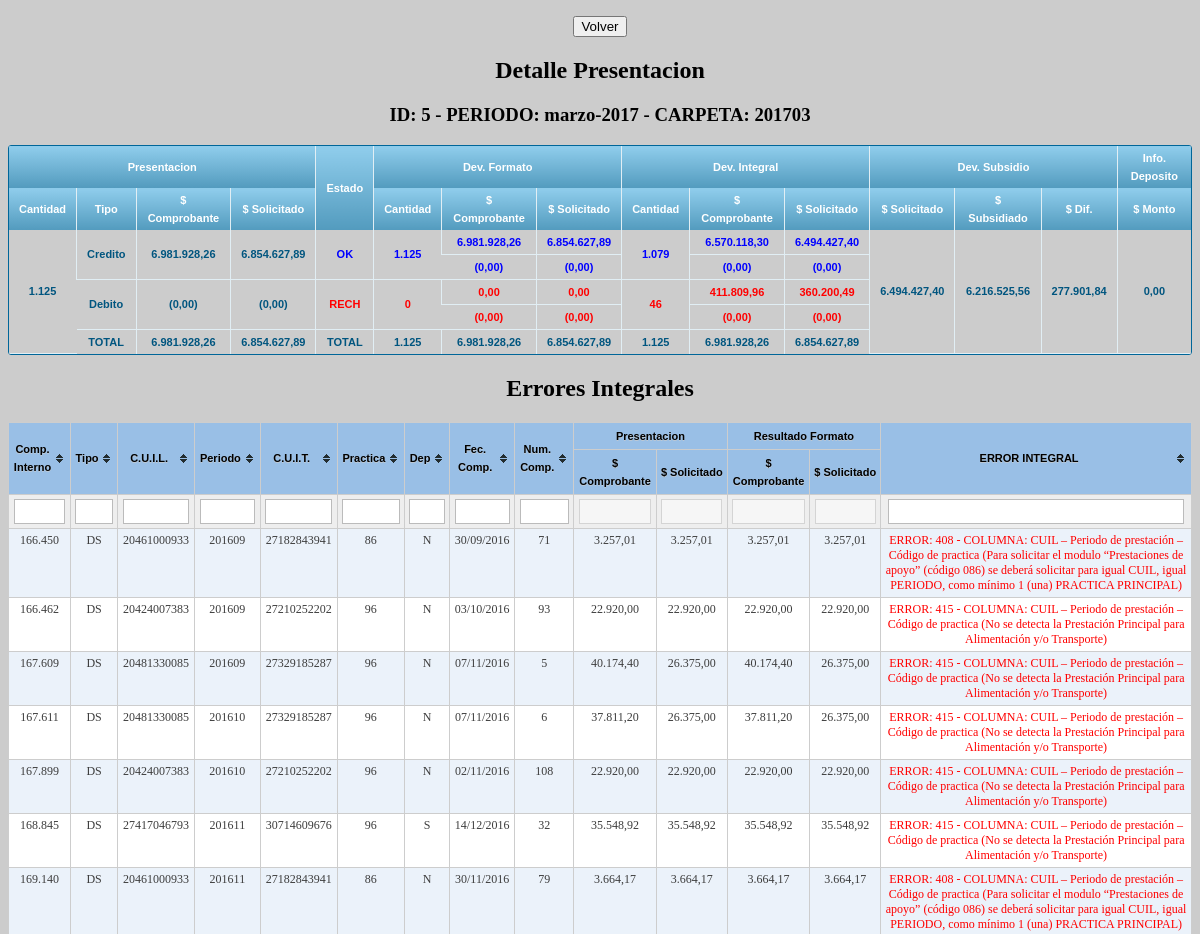
The page /presentacion.erroresintegral.php?id=5 (signed in, upper part) on the database as committed earlier.
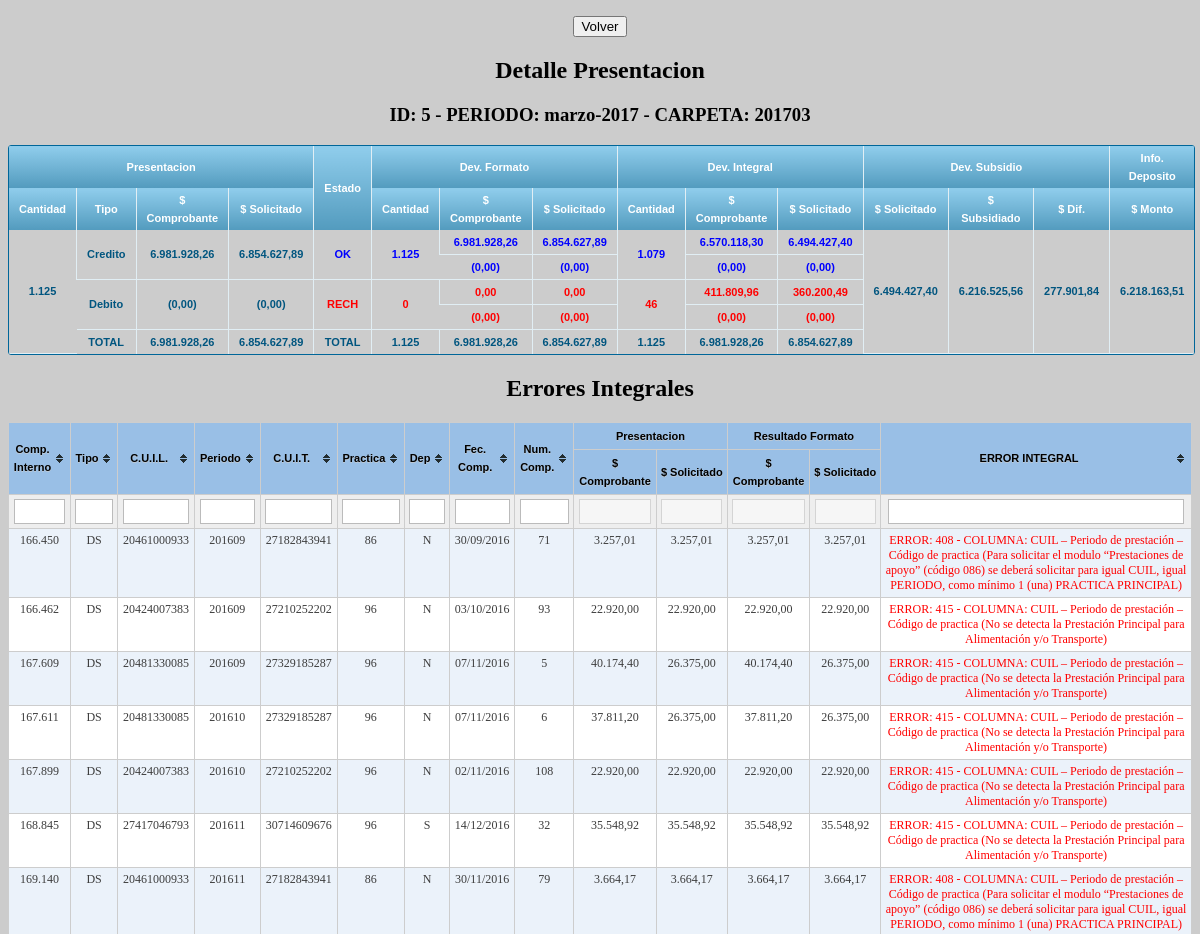
The same page on the database as committed later.
### tables this page shows
CREATE TABLE IF NOT EXISTS `presentacion` (
  `id` int(4) NOT NULL AUTO_INCREMENT,
  `idcronograma` int(3) NOT NULL,
  `fechapresentacion` date DEFAULT NULL,
  `fechacancelacion` date DEFAULT NULL,
  `motivocancelacion` text,
  `cantfactura` int(6) NOT NULL,
  `impcomprobantes` decimal(15,2) NOT NULL,
  `impsolicitado` decimal(15,2) NOT NULL,
  `impcomprobantesd` decimal(15,2) NOT NULL,
  `impsolicitadod` decimal(15,2) NOT NULL,
  `fechadeposito` date DEFAULT NULL,
  `montodepositado` decimal(15,2) DEFAULT NULL,
  PRIMARY KEY (`id`)
);

CREATE TABLE IF NOT EXISTS `cronograma` (
  `id` int(3) NOT NULL AUTO_INCREMENT,
  `periodo` varchar(100) NOT NULL,
  `carpeta` varchar(6) NOT NULL,
  `fechacierre` date NOT NULL,
  `periodosincluidos` varchar(50) NOT NULL,
  PRIMARY KEY (`id`)
);

CREATE TABLE IF NOT EXISTS `presentacionformato` (
  `id` int(4) NOT NULL,
  `fechadevformato` date NOT NULL,
  `cantformatook` int(6) NOT NULL,
  `impcomprobantesformatook` decimal(15,2) NOT NULL,
  `impsolicitadoformatook` decimal(15,2) NOT NULL,
  `impcomprobantesformatodok` decimal(15,2) NOT NULL,
  `impsolicitadoformatodok` decimal(15,2) NOT NULL,
  `cantformatonok` int(6) NOT NULL,
  `impcomprobantesformatonok` decimal(15,2) NOT NULL,
  `impsolicitadoformatonok` decimal(15,2) NOT NULL,
  `impcomprobantesformatodnok` decimal(15,2) NOT NULL,
  `impsolicitadoformatodnok` decimal(15,2) NOT NULL,
  PRIMARY KEY (`id`)
);

CREATE TABLE IF NOT EXISTS `presentacionintegral` (
  `id` int(4) NOT NULL,
  `fechaintegral` date NOT NULL,
  `cantintegralok` int(6) NOT NULL,
  `impcomprobantesintegralok` decimal(15,2) NOT NULL,
  `impsolicitadointegralok` decimal(15,2) NOT NULL,
  `impcomprobantesintegraldok` decimal(15,2) NOT NULL,
  `impsolicitadointegraldok` decimal(15,2) NOT NULL,
  `cantintegralnok` int(6) NOT NULL,
  `impcomprobantesintegralnok` decimal(15,2) NOT NULL,
  `impsolicitadointegralnok` decimal(15,2) NOT NULL,
  `impcomprobantesintegraldnok` decimal(15,2) NOT NULL,
  `impsolicitadointegraldnok` decimal(15,2) NOT NULL,
  PRIMARY KEY (`id`)
);

CREATE TABLE IF NOT EXISTS `presentacionsubsidio` (
  `id` int(4) NOT NULL,
  `fechasubsidio` date NOT NULL,
  `numliquidacion` varchar(11) NOT NULL,
  `impsolicitadosubsidio` decimal(15,2) NOT NULL,
  `montosubsidio` decimal(15,2) NOT NULL,
  PRIMARY KEY (`id`)
);

### presentacion.erroresintegral.php (the view, shortened to what the changed rows need)
<?php
$idPresentacion = $_GET['id'];
?>
<!DOCTYPE html PUBLIC "-//W3C//DTD XHTML 1.0 Transitional//EN" "http://www.w3.org/TR/xhtml1/DTD/xhtml1-transitional.dtd">
<html xmlns="http://www.w3.org/1999/xhtml">
<head>
<link rel="stylesheet" href="css/tablas.css"/>
<link rel="stylesheet" href="include/jquery.tablesorter/themes/theme.blue.css"/>
</head>
<body bgcolor="#CCCCCC">
	<div align="center">
	 	<p><input class="nover" type="button" name="volver" value="Volver" onClick="location.href = 'presentacion.php'" /></p>
	 	<?php include_once("include/detalle.php")?>
	 	<h2>Errores Integrales</h2>
			 <table id="listaResultado" class="tablesorter" style="text-align: center;">
			 	<thead>
			 		<tr>
			 			<th style="font-size: 11px" rowspan="2">Comp. Interno</th>
			 			<th style="font-size: 11px" rowspan="2">Tipo</th>
			 			<th style="font-size: 11px" rowspan="2">C.U.I.L.</th>
			 			<th style="font-size: 11px" rowspan="2">Periodo</th>
			 			<th style="font-size: 11px" rowspan="2">C.U.I.T.</th>
			 			<th style="font-size: 11px" rowspan="2">Practica</th>
			 			<th style="font-size: 11px" rowspan="2">Dep</th>
			 			<th style="font-size: 11px" rowspan="2">Fec. Comp.</th>
			 			<th style="font-size: 11px" rowspan="2">Num. Comp.</th>
			 			<th style="font-size: 11px" colspan="2">Presentacion</th>
			 			<th style="font-size: 11px" colspan="2">Resultado Formato</th>
			 			<th style="font-size: 11px" rowspan="2">ERROR INTEGRAL</th>
			 		</tr>
			 		<tr>
			 			<th style="font-size: 11px">$ Comprobante</th>
			 			<th style="font-size: 11px">$ Solicitado</th>
			 			<th style="font-size: 11px">$ Comprobante</th>
			 			<th style="font-size: 11px">$ Solicitado</th>
			 		</tr>
			 	</thead>
			 	<tbody>
			  	</tbody>
			</table>
	</div>
</body>
</html>

### include/detalle.php (shortened to what the changed rows need)
<?php $sqlPresentacion = "SELECT
p.id as idpres,
DATE_FORMAT(p.fechapresentacion, '%d-%m-%Y') as fechapresentacion,
DATE_FORMAT(p.fechacancelacion, '%d-%m-%Y') as fechacancelacion,
p.motivocancelacion,
p.cantfactura,
p.impcomprobantes,
p.impsolicitado,
p.impcomprobantesd,
p.impsolicitadod,
cronograma.periodo,
cronograma.carpeta,
DATE_FORMAT(presentacionformato.fechadevformato, '%d-%m-%Y') as fechadevformato,
presentacionformato.*,
DATE_FORMAT(presentacionintegral.fechaintegral, '%d-%m-%Y') as fechaintegral,
presentacionintegral.*,
DATE_FORMAT(presentacionsubsidio.fechasubsidio, '%d-%m-%Y') as fechasubsidio,
presentacionsubsidio.impsolicitadosubsidio,
presentacionsubsidio.montosubsidio,
DATE_FORMAT(p.fechadeposito, '%d-%m-%Y') as fechadeposito,
p.montodepositado
FROM presentacion p
INNER JOIN cronograma on p.idcronograma = cronograma.id
LEFT JOIN presentacionformato on p.id = presentacionformato.id
LEFT JOIN presentacionintegral on p.id = presentacionintegral.id
LEFT JOIN presentacionsubsidio on p.id = presentacionsubsidio.id
WHERE p.id = $idPresentacion";
$resPresentacion = mysql_query($sqlPresentacion);
$rowPresentacion = mysql_fetch_array($resPresentacion);
?>
	<h2>Detalle Presentacion</h2>
	 	<h3>ID: <?php echo $rowPresentacion['idpres']?> - PERIODO: <?php echo $rowPresentacion['periodo'] ?> - CARPETA: <?php echo $rowPresentacion['carpeta'] ?></h3>
<div class="grilla">
	<table>
		<thead>
		  <tr>
		    <th colspan="4" style="font-size: 11px">Presentacion</th>
		    <th rowspan="2" style="font-size: 11px">Estado</th>
		    <th colspan="3" style="font-size: 11px">Dev. Formato</th>
		    <th colspan="3" style="font-size: 11px">Dev. Integral</th>
		    <th colspan="3" style="font-size: 11px">Dev. Subsidio</th>
		    <th style="font-size: 11px">Info. Deposito</th>
		  </tr>
		  <tr>
		  	<th style="font-size: 11px">Cantidad</th>
		    <th style="font-size: 11px">Tipo</th>
		    <th style="font-size: 11px">$ Comprobante</th>
		    <th style="font-size: 11px">$ Solicitado</th>
		    <th style="font-size: 11px">Cantidad</th>
		    <th style="font-size: 11px">$ Comprobante</th>
		    <th style="font-size: 11px">$ Solicitado</th>
		    <th style="font-size: 11px">Cantidad</th>
		    <th style="font-size: 11px">$ Comprobante</th>
		    <th style="font-size: 11px">$ Solicitado</th>
		    <th style="font-size: 11px">$ Solicitado</th>
		    <th style="font-size: 11px">$ Subsidiado</th>
		    <th style="font-size: 11px">$ Dif.</th>
		    <th style="font-size: 11px">$ Monto</th>
		  </tr>
		</thead>
		<tbody>
			<tr>
				<td rowspan="5" style="font-size: 11px"><?php echo number_format($rowPresentacion['cantfactura'],"0","",".") ?></td>
				<td rowspan="2" style="font-size: 11px">Credito</td>
				<td rowspan="2" style="font-size: 11px"><?php echo number_format($rowPresentacion['impcomprobantes'],"2",",",".") ?> </td>
			 	<td rowspan="2" style="font-size: 11px"><?php echo number_format($rowPresentacion['impsolicitado'],"2",",",".") ?></td>
				<td rowspan="2" style="color: blue; font-size: 11px">OK</td>
				<td rowspan="2" style="color: blue; font-size: 11px"><?php echo number_format($rowPresentacion['cantformatook'],"0","",".")?></td>
				<td style="color: blue; font-size: 11px"><?php echo number_format($rowPresentacion['impcomprobantesformatook'],"2",",",".") ?> </td>
				<td style="color: blue; font-size: 11px"><?php echo number_format($rowPresentacion['impsolicitadoformatook'],"2",",",".") ?></td>
				<td rowspan="2" style="color: blue; font-size: 11px"><?php echo number_format($rowPresentacion['cantintegralok'],"0","",".")?></td>
				<td style="color: blue; font-size: 11px"><?php echo number_format($rowPresentacion['impcomprobantesintegralok'],"2",",",".") ?> </td>
				<td style="color: blue; font-size: 11px"><?php echo number_format($rowPresentacion['impsolicitadointegralok'],"2",",",".") ?></td>
				<td rowspan="5" style="font-size: 11px"><?php echo number_format($rowPresentacion['impsolicitadosubsidio'],"2",",",".") ?></td>
				<td rowspan="5" style="font-size: 11px"><?php echo number_format($rowPresentacion['montosubsidio'],"2",",",".") ?></td>
				<td rowspan="5" style="font-size: 11px"><?php echo number_format($rowPresentacion['impsolicitadosubsidio']-$rowPresentacion['montosubsidio'],"2",",",".") ?></td>
				<td rowspan="5" style="font-size: 11px"> <?php echo number_format($rowPresentacion['montodepositado'],"2",",",".") ?> </td>
			</tr>
			<tr>
				<td style="color: blue; font-size: 11px"><?php echo "(".number_format($rowPresentacion['impcomprobantesformatodok'],"2",",",".").")" ?> </td>
				<td style="color: blue; font-size: 11px"><?php echo "(".number_format($rowPresentacion['impsolicitadoformatodok'],"2",",",".").")" ?></td>
				<td style="color: blue; font-size: 11px"><?php echo "(".number_format($rowPresentacion['impcomprobantesintegraldok'],"2",",",".").")" ?> </td>
				<td style="color: blue; font-size: 11px"><?php echo "(".number_format($rowPresentacion['impsolicitadointegraldok'],"2",",",".").")" ?></td>
			</tr>
			<tr>
				<td rowspan="2" style="font-size: 11px">Debito</td>
				<td rowspan="2" style="font-size: 11px"><?php echo "(".number_format($rowPresentacion['impcomprobantesd'],"2",",",".").")"; ?> </td>
				<td rowspan="2" style="font-size: 11px"><?php echo "(".number_format($rowPresentacion['impsolicitadod'],"2",",",".").")" ?></td>
				<td rowspan="2" style="color: red; font-size: 11px">RECH</td>
				<td rowspan="2" style="color: red; font-size: 11px"><?php echo number_format($rowPresentacion['cantformatonok'],"0","",".")?></td>
				<td style="color: red; font-size: 11px"><?php echo number_format($rowPresentacion['impcomprobantesformatonok'],"2",",",".") ?> </td>
				<td style="color: red; font-size: 11px"><?php echo number_format($rowPresentacion['impsolicitadoformatonok'],"2",",",".") ?></td>
				<td rowspan="2" style="color: red; font-size: 11px"><?php echo number_format($rowPresentacion['cantintegralnok'],"0","",".")?></td>
				<td style="color: red; font-size: 11px"><?php echo number_format($rowPresentacion['impcomprobantesintegralnok'],"2",",",".") ?> </td>
				<td style="color: red; font-size: 11px"><?php echo number_format($rowPresentacion['impsolicitadointegralnok'],"2",",",".") ?></td>
			</tr>
			<tr>
				<td style="color: red; font-size: 11px"><?php echo "(".number_format($rowPresentacion['impcomprobantesformatodnok'],"2",",",".").")" ?> </td>
				<td style="color: red; font-size: 11px"><?php echo "(".number_format($rowPresentacion['impsolicitadoformatodnok'],"2",",",".").")" ?></td>
				<td style="color: red; font-size: 11px"><?php echo "(".number_format($rowPresentacion['impcomprobantesintegraldnok'],"2",",",".").")" ?> </td>
				<td style="color: red; font-size: 11px"><?php echo "(".number_format($rowPresentacion['impsolicitadointegraldnok'],"2",",",".").")" ?></td>
			</tr>
			<tr>
				<td style="font-size: 11px">TOTAL</td>
				<td style="font-size: 11px"><?php echo number_format($rowPresentacion['impcomprobantes'] - $rowPresentacion['impcomprobantesd'],"2",",",".")?></td>
				<td style="font-size: 11px"><?php echo number_format($rowPresentacion['impsolicitado'] - $rowPresentacion['impsolicitadod'],"2",",",".")?></td>
				<td style="font-size: 11px">TOTAL</td>
				<td style="font-size: 11px"><?php echo number_format($rowPresentacion['cantformatook'] + $rowPresentacion['cantformatonok'],"0","",".") ?></td>
				<td style="font-size: 11px"><?php echo number_format($rowPresentacion['impcomprobantesformatook'] + $rowPresentacion['impcomprobantesformatonok'] - $rowPresentacion['impcomprobantesformatodok'] - $rowPresentacion['impcomprobantesformatodnok'],"2",",",".")  ?> </td>
				<td style="font-size: 11px"><?php echo number_format($rowPresentacion['impsolicitadoformatook'] + $rowPresentacion['impsolicitadoformatonok'] - $rowPresentacion['impsolicitadoformatodok'] - $rowPresentacion['impsolicitadoformatodnok'],"2",",",".") ?></td>
				<td style="font-size: 11px"><?php echo number_format($rowPresentacion['cantintegralok'] + $rowPresentacion['cantintegralnok'],"0","",".") ?></td>
				<td style="font-size: 11px"><?php echo number_format($rowPresentacion['impcomprobantesintegralok'] + $rowPresentacion['impcomprobantesintegralnok'] - $rowPresentacion['impcomprobantesintegraldok'] - $rowPresentacion['impcomprobantesintegraldnok'],"2",",",".") ?> </td>
				<td style="font-size: 11px"><?php echo number_format($rowPresentacion['impsolicitadointegralok'] + $rowPresentacion['impsolicitadointegralnok'] - $rowPresentacion['impsolicitadointegraldok'] - $rowPresentacion['impsolicitadointegraldnok'],"2",",",".")  ?></td>
			</tr>
		</tbody>
	</table>
</div>

Rows that differ between the two databases and show on the page:
changed presentacion id 5: montodepositado "0,00" → "6.218.163,51"
